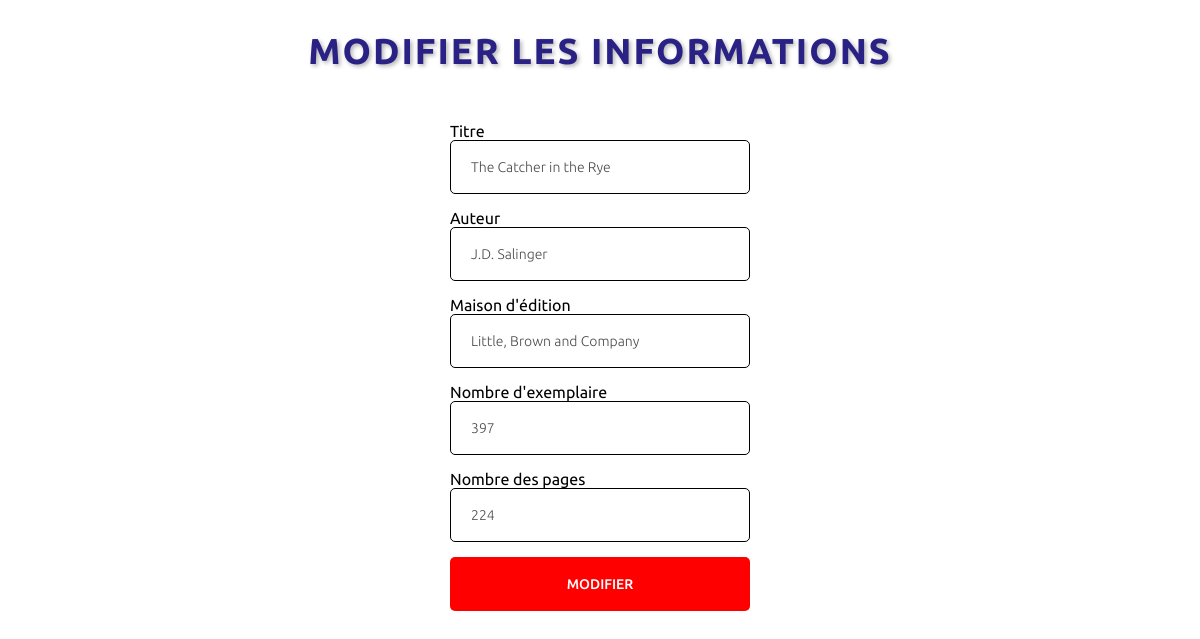
The app's page /database/Book/updateBook.php?updateid=26, older data.
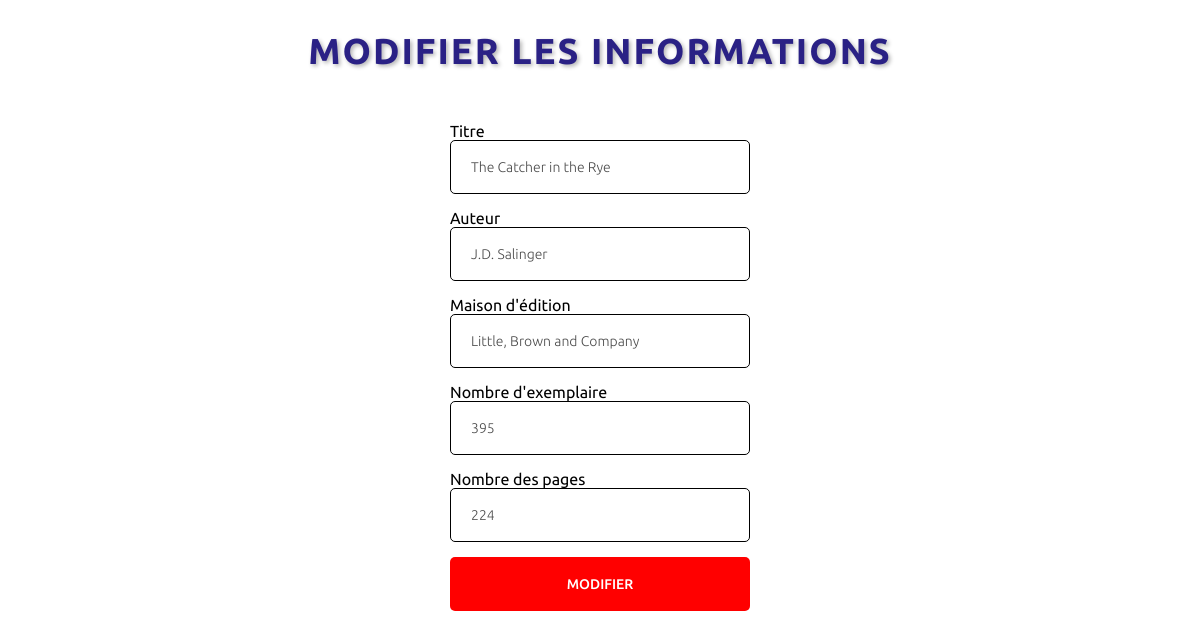
The same page, newer data.
### tables this page shows
CREATE TABLE IF NOT EXISTS `livres` (
  `Numero_livre` int(10) NOT NULL AUTO_INCREMENT,
  `Titre` varchar(40) NOT NULL,
  `Auteur` varchar(40) NOT NULL,
  `Maison` varchar(40) NOT NULL,
  `Pages` int(5) NOT NULL,
  `Exemplaires` int(5) NOT NULL,
  PRIMARY KEY (`Numero_livre`),
  UNIQUE KEY `unique_Numero_livre` (`Numero_livre`)
);

### database/Book/updateBook.php (the view, shortened to what this page needs)
<!DOCTYPE html>
<html lang="en">
<head>
    <?php include '../connect.php' ;?>
</head>
<body>
    <header>
      <h1 class="header-title">Modifier les informations</h1>
    </header>
    <?php
        $id = $_GET['updateid'] ;
        $selectSQL = "SELECT * FROM `livres` WHERE Numero_livre='" . mysql_real_escape_string($id) . "'";
        $result = mysql_query($selectSQL, $idcon);
        if ($row = mysql_fetch_assoc($result)) {
            $Titre_Orig = $row['Titre'];
            $Auteur_Orig = $row['Auteur'];
            $Maison_Orig = $row['Maison'];
            $Pages_Orig = $row['Pages'];
            $Exemplaire_Orig = $row['Exemplaires'];
        }
      ?>
    <section class="section_form">
      <form id="consultation-form" class="feed-form" method="POST">
        <label for="titre">Titre</label>
        <input name="titre" type="text" value="<?php echo $Titre_Orig ;?>" >
        <label for="auteur">Auteur</label>
        <input name="auteur" type="text" value="<?php echo $Auteur_Orig ;?>" >
        <label for="maison">Maison d'édition</label>
        <input name="maison" type="text" value="<?php echo $Maison_Orig ;?>">
        <label for="nbrExp">Nombre d'exemplaire</label>
        <input name="nbrExp" type="text" value="<?php echo $Exemplaire_Orig ;?>">
        <label for="nbrPage">Nombre des pages</label>
        <input name="nbrPage" type="text" value="<?php echo $Pages_Orig ;?>" >
        <button class="button_submit" type="submit" name="Modifier" >Modifier</button>
      </form>
    </section>
</body>
</html>

Row changes from the older to the newer data that the page shows:
changed livres "The Catcher in the Rye": nbrExp "397" → "395"
